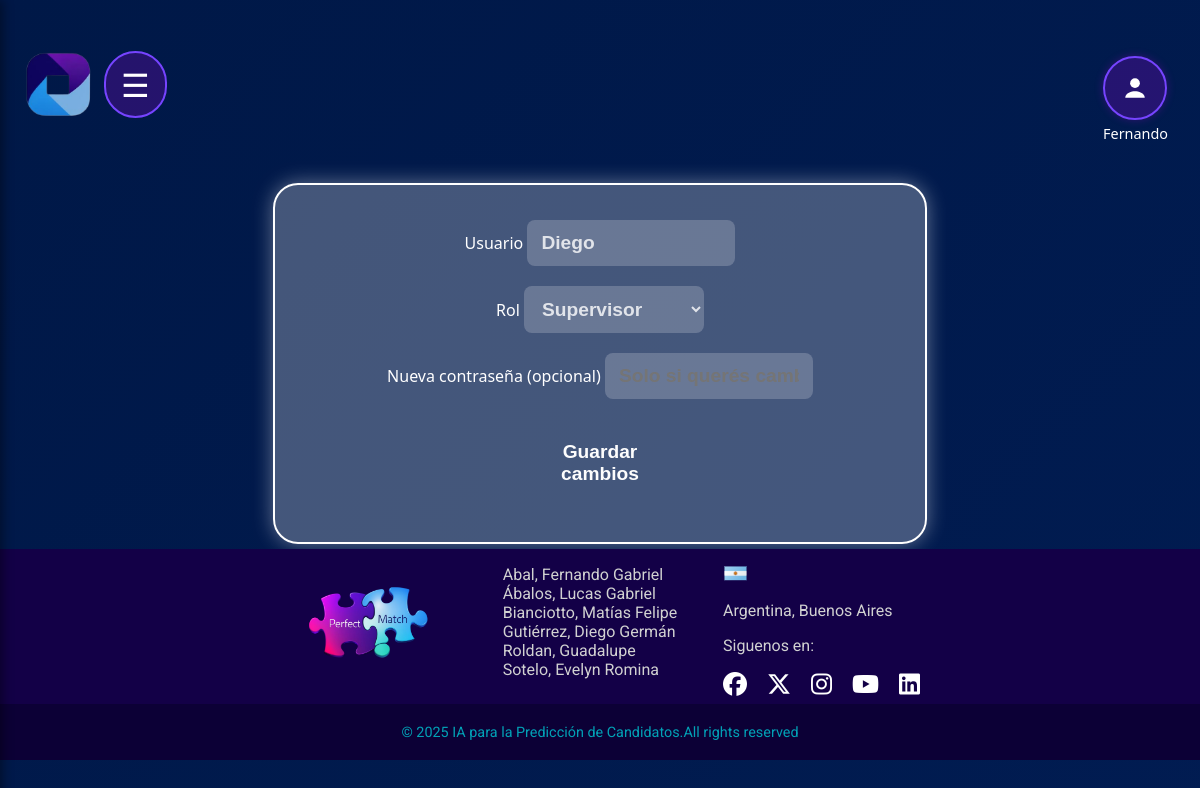
/editar_usuario/2 (signed in), run on an earlier commit of the app's database.
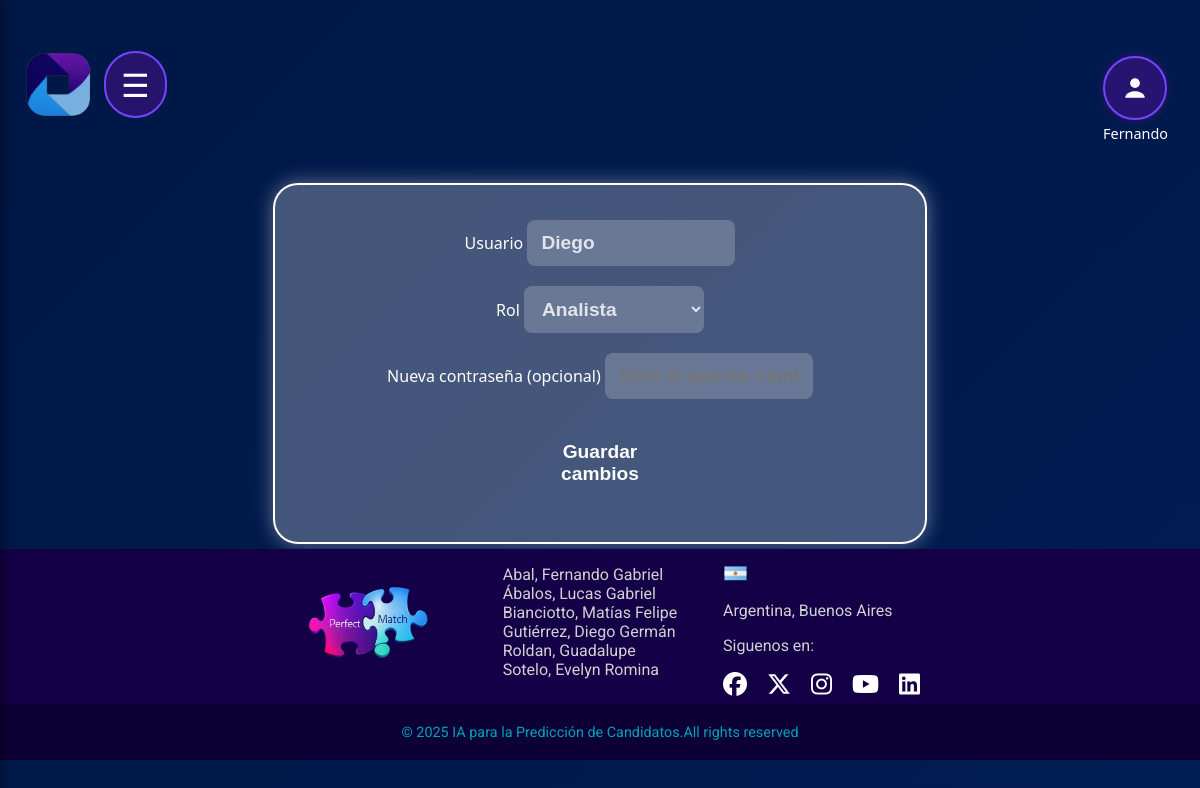
And on a later commit of the database.
### app.py (models this page shows)
class Usuario(db.Model):
    __tablename__ = 'usuario'
    id = db.Column(db.Integer, primary_key=True)
    username = db.Column(db.String(100), nullable=False, unique=True)
    password = db.Column(db.String(100), nullable=False)
    type = db.Column(db.String(50), nullable=False)

### app.py (the view, shortened to what this page needs)
@app.route('/editar_usuario/<int:id>', methods=["GET", "POST"])
@login_required(roles=["Admin_RRHH"])
def editar_usuario(id):
    usuario = Usuario.query.get_or_404(id)
    return render_template("editar_usuario.html", usuario=usuario)

### app.py (called while the page is built)
def login_required(roles=None):
    def decorator(f):
        @wraps(f)
        def wrapped(*args, **kwargs):
            if 'username' not in session:
                return redirect(url_for('login'))
            if roles and session.get('type') not in roles:
                return "Acceso no autorizado"
            return f(*args, **kwargs)
        return wrapped
    return decorator

### templates/editar_usuario.html (shortened to what this page needs)
<!DOCTYPE html>
<html lang="es">
<head>
    <link rel="stylesheet" href="{{ url_for('static', filename='editar_usuario.css') }}">
    <link rel="stylesheet" href="https://cdnjs.cloudflare.com/ajax/libs/font-awesome/6.5.0/css/all.min.css">
</head>
<header>
        <div class="logo">
            <img src="{{ url_for('static', filename='images/logoApptitudAI.png') }}" alt="AI Logo">
        </div>
<label for="menu-toggle" class="menu-icon">&#9776;</label>
    <div class="user-menu-wrapper">
  <label for="user-toggle" class="user-main">
    <div class="user-button">
      <svg viewBox="0 0 16 16" xmlns="http://www.w3.org/2000/svg" width="26" height="26">
        <circle cx="8" cy="5" r="3" fill="#ffffff"/>
        <path d="M2 14c0-3 4-4 6-4s6 1 6 4" fill="#ffffff"/>
      </svg>
    </div>
    <div class="user-name">
      <p style="color: white; margin: 4px 0 0 0; font-size: 0.9rem;">{{ session.get('username') }}</p>
    </div>
  </label>
</div>
    </header>
<body>
    <form method="POST">
      <div>
        <label>Usuario</label>
        <input type="text" name="username" value="{{ usuario.username }}" required>
      </div>
      <div>
        <label>Rol</label>
        <select name="type">
          <option value="Supervisor" {% if usuario.type == "Supervisor" %}selected{% endif %}>Supervisor</option>
          <option value="Analista_Datos" {% if usuario.type == "Analista_Datos" %}selected{% endif %}>Analista</option>
        </select>
      </div>
      <div>
        <label>Nueva contraseña (opcional)</label>
        <input type="password" name="password" placeholder="Solo si querés cambiarla">
      </div>
      <button type="submit">Guardar cambios</button>
    </form>
</body>
<footer class="footer">
    <div class="footer-content">
        <div class="footer-logo">
            <img src="{{ url_for('static', filename='images/logoPerfectMatch.png') }}" alt="PF Image">
        </div>
        <div class="footer-description">
            <p>
                Abal, Fernando Gabriel<br>
                Ábalos, Lucas Gabriel<br>
                Bianciotto, Matías Felipe<br>
                Gutiérrez, Diego Germán<br>
                Roldan, Guadalupe <br>
                Sotelo, Evelyn Romina
            </p>
        </div>
        <div class="footer-contacts">
            <div class="footer-country">
                <div class="address">
                    <img src="{{ url_for('static', filename='images/ArgentinaS.png') }}" alt="Argentina Flag"><p>Argentina, Buenos Aires</p>
                    <p>Siguenos en:</p>
                    <div class="social-media">
                        <a href="#"><i class="fa-brands fa-facebook"></i></a>
                        <a href="#"><i class="fa-brands fa-x-twitter"></i></a>
                        <a href="#"><i class="fa-brands fa-instagram"></i></a>
                        <a href="#"><i class="fa-brands fa-youtube"></i></a>
                        <a href="#"><i class="fa-brands fa-linkedin"></i></a>
                    </div>
                </div>
            </div>
        </div>
    </div>
    <div class="footer-bottom">
        <p>© 2025 IA para la Predicción de Candidatos.All rights reserved</p>
    </div>
</footer>
</html>

What changed in the data, as far as the page shows it:
changed Usuario "Diego": type "Supervisor" → "Analista"
